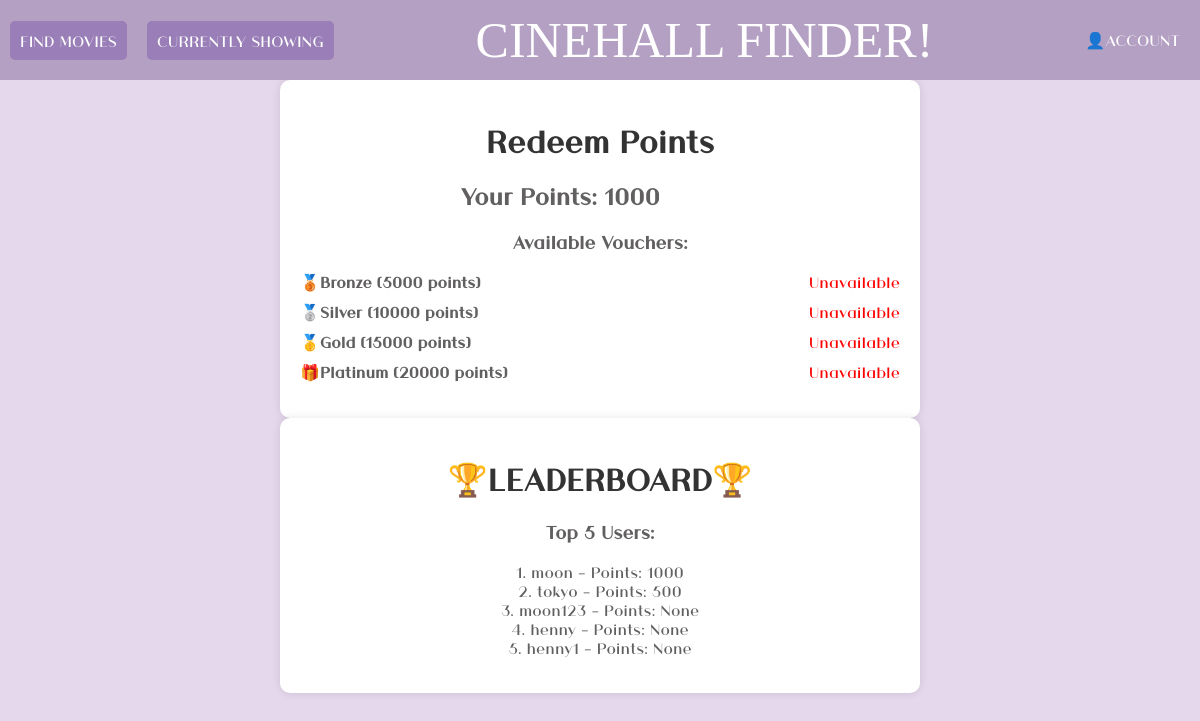
The app's page /redeem_points/1 (signed in), older data.
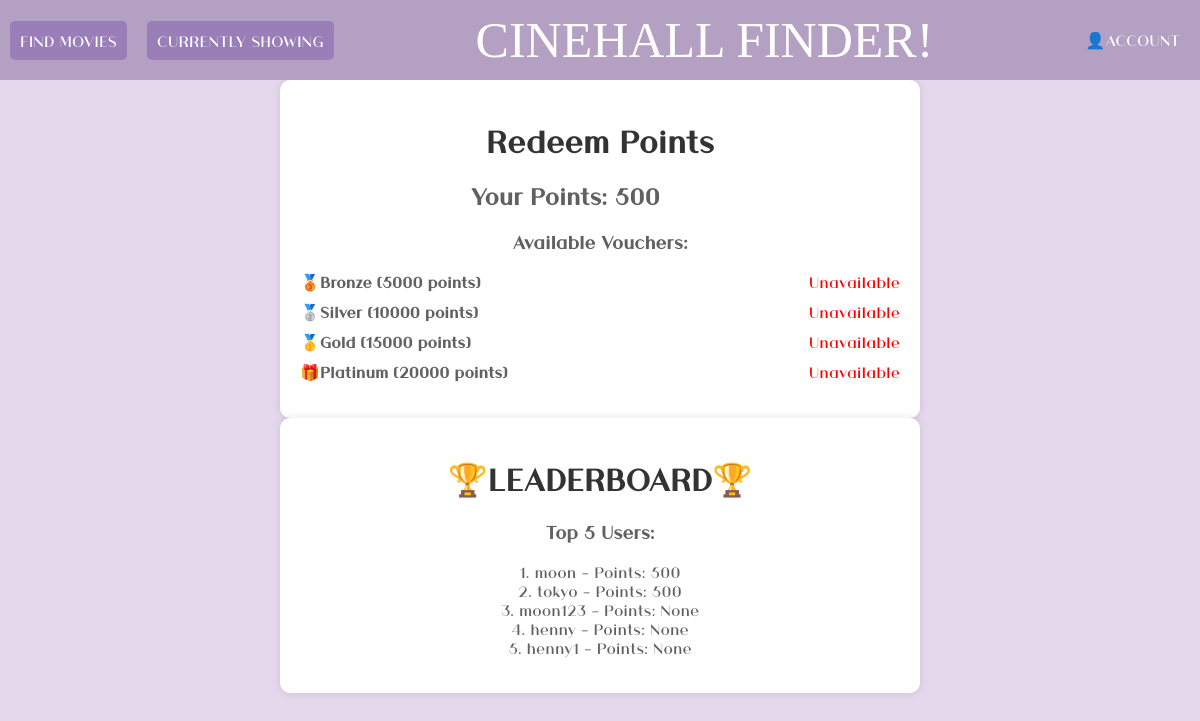
The same page, newer data.
### app/models.py (models this page shows, shortened)
class User(db.Model):
    id = db.Column(db.Integer, primary_key=True)
    username = db.Column(db.String(80), unique=True, nullable=False)
    email = db.Column(db.String(120), unique=True, nullable=False)
    password = db.Column(db.String(80), nullable=False)
    security_answer = db.Column(db.String(255), nullable=False)
    points = db.Column(db.Integer, default=0, nullable=False)
    vouchers = db.relationship('Voucher', secondary=user_vouchers,
                               backref=db.backref('users', lazy='dynamic'))
    friends = relationship(
        'User',
        secondary='friendship',
        primaryjoin=id == Friendship.user_id,
        secondaryjoin=id == Friendship.friend_id,
        backref='friend_of'
    )

### app/routes.py (the view)
@app.route('/redeem_points/<username>', methods=['GET'])
def redeem_points(username):
    current_username = session.get('username')
    if current_username:
        user = User.query.filter_by(username=current_username).first()
        if user.points is None:
            user.points = 0
            db.session.commit()
        user_points = user.points
        top_users = User.query.order_by(User.points.desc()).limit(5).all()
        bronze_threshold = 5000
        silver_threshold = 10000
        gold_threshold = 15000
        platinum_threshold = 20000
        voucher = None
        if user_points >= platinum_threshold:
            voucher = 'Platinum'
        elif user_points >= gold_threshold:
            voucher = 'Gold'
        elif user_points >= silver_threshold:
            voucher = 'Silver'
        elif user_points >= bronze_threshold:
            voucher = 'Bronze'
        return render_template('redeem_points.html', points=user_points, voucher=voucher,top_users=top_users,username=username)
    else:
        flash('User not logged in!', 'error')
        return redirect(url_for('login'))

### app/templates/redeem_points.html (shortened to what this page needs)
{% extends "base1.html" %}
{% block content %}
<div class="container">
    <h1>Redeem Points</h1>
    <div class="points-container">
        <h2>Your Points: {{ points }}</h2>
    </div>
    <div class="voucher-list">
        <h3>Available Vouchers:</h3>
        <ul>
            <li class="voucher-item">
                <span class="voucher-name">🥉Bronze (5000 points)</span>
                {% if points >= 5000 %}
                <span class="available">Available</span>
                {% else %}
                <span class="unavailable">Unavailable</span>
                {% endif %}
            </li>
            <li class="voucher-item">
                <span class="voucher-name">🥈Silver (10000 points)</span>
                {% if points >= 10000 %}
                <span class="available">Available</span>
                {% else %}
                <span class="unavailable">Unavailable</span>
                {% endif %}
            </li>
            <li class="voucher-item">
                <span class="voucher-name">🥇Gold (15000 points)</span>
                {% if points >= 15000 %}
                <span class="available">Available</span>
                {% else %}
                <span class="unavailable">Unavailable</span>
                {% endif %}
            </li>
            <li class="voucher-item">
                <span class="voucher-name">🎁Platinum (20000 points)</span>
                {% if points >= 20000 %}
                <span class="available">Available</span>
                {% else %}
                <span class="unavailable">Unavailable</span>
                {% endif %}
            </li>
        </ul>
    </div>
</div>
<div class="container">
    <h1>🏆LEADERBOARD🏆</h1>
    <div class="voucher-list">
        <h3>Top 5 Users:</h3>
        <ul>
            {% for user_index in range(5) %}
            <li>{{ user_index + 1 }}. {{ top_users[user_index].username }} - Points: {{ top_users[user_index].points }}</li>
            {% endfor %}
        </ul>
    </div>
</div>
{% endblock %}

### app/templates/base1.html (shortened to what this page needs)
<!DOCTYPE html>
<html lang="en">
<head>
</head>
<body>
    <div class="navbar">
        <div class="icons">
            <div class="dropdown">
                <a href="{{ url_for('search', username=username) }}" class="all-products-button">FIND MOVIES</a>
            </div>
            <div class="dropdown">
                <a href="{{ url_for('current_movies', username=username) }}" class="all-products-button">CURRENTLY SHOWING</a>
            </div>
        </div>
        <div class="icons">
            <a href="{{ url_for('dashboard', username=session.username) }}" class="website-name">CINEHALL FINDER!</a>
        </div>
        <div class="'icons">
            <div class="dropdown">
                <a href="#">👤ACCOUNT</a>
            </div>
        </div>
    </div>
    <div class="content">
        {% block content %}{% endblock %}
    </div>
</body>
</html>

### app/templates/base1.html (style rules this page uses)
body { margin: 0; font-family: Font1,Arial, sans-serif; background-color: #e5d7ec; color: #615f5f; text-align: center; }
.navbar { display: flex; justify-content: space-between; align-items: center; background-color: #b4a0c3; color: white; padding: 10px; height: 60px; position: relative; }
.navbar a, .dropdown-content a { color: white; text-decoration: none; padding: 10px; }
.dropdown { position: relative; display: inline-block; }
.icons { display: flex; align-items: center; }
.icons a { margin-right: 20px; position: relative; }
h2 { display: flex; justify-content: flex-end; max-width: 60%; }
.website-name { font-family: myFont; font-size: 50px; }
.all-products-button { padding: 10px 20px; background-color: #997eb7; color: white; border: none; border-radius: 5px; text-decoration: none; cursor: pointer; transition: background-color 0.3s ease; }

### app/templates/redeem_points.html (style rules this page uses)
.container { max-width: 600px; margin: 0 auto; background-color: #fff; padding: 20px; border-radius: 10px; box-shadow: 0 0 10px rgba(0, 0, 0, 0.1); }
h1 { text-align: center; color: #333; }
.points-container { margin-top: 20px; }
.voucher-list { margin-top: 20px; }
.voucher-item { display: flex; justify-content: space-between; margin-bottom: 10px; }
.voucher-name { font-weight: bold; }
.unavailable { color: red; }
.voucher-list ul { list-style-type: none; padding: 0; }

Row changes from the older to the newer data that the page shows:
changed User "moon": points "1000" → "500"
Text that changed along with them:
new list line: "1 . - Points:"
new list line: "moon 500"
list line gone: "1 . - Points:"
list line gone: "moon 1000"
